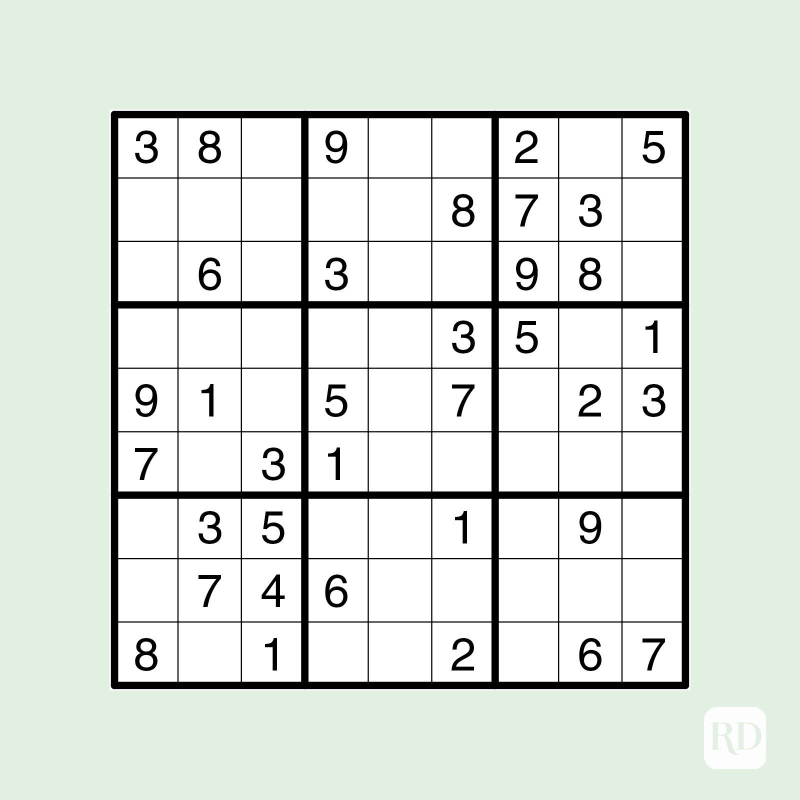
#> input picture su.jpg, 1600 x 1600 px, given as the content of the folder Digits, which was not available (shown at 1/2 size)
$ jupyter execute --allow-errors sudoko.ipynb
#> lines starting #> are read from the running program, lines starting #| are printed output that depends on the picture; after the words box and inside, x2 and y2 are one past the last pixel; in counts of white or black regions, pixels touching at a corner belong together; pictures that were not available may be replaced by others from this repository, and a replacement may not be noted
[cell 1]
#Loading Libraries

import numpy as np
import pandas as pd
import seaborn as sns
import matplotlib.pyplot as plt
import os, random
import cv2
from glob import glob
import sklearn
from sklearn.model_selection import train_test_split
import tensorflow as tf
from tensorflow import keras
from tensorflow.keras.preprocessing.image import ImageDataGenerator
from keras.preprocessing.image import ImageDataGenerator, load_img
from keras.utils.np_utils import to_categorical
from tensorflow.keras.models import Sequential
from tensorflow.keras.layers import Activation, Dropout, Dense, Flatten, BatchNormalization, Conv2D, MaxPooling2D
from tensorflow.keras.optimizers import RMSprop
from tensorflow.keras import backend as K
from tensorflow.keras.preprocessing import image
from sklearn.metrics import accuracy_score, classification_report
from pathlib import Path
from PIL import Image

[cell 2]
#Loading the data

data = os.listdir(r"Digits" )
data_X = []
data_y = []
data_classes = len(data)
for i in range (0,data_classes):
    data_list = os.listdir(r"Digits" +"/"+str(i))
    for j in data_list:
        pic = cv2.imread(r"Digits" +"/"+str(i)+"/"+j)
#> pic is the input picture: shape (1600, 1600, 3); mean B, G, R 221.5, 227.7, 221.1
        pic = cv2.resize(pic,(32,32))
#> pic: shape (32, 32, 3)
        data_X.append(pic)
        data_y.append(i)


if len(data_X) == len(data_y) :
    print("Total Dataponits = ",len(data_X))
#| Total Dataponits =  1

# Labels and images
data_X = np.array(data_X)
data_y = np.array(data_y)

#> (a cell that did not finish here is left out)

[cell 4]
# Preprocessing the images for neuralnet

# [5 lines left out: function Prep, not called in this run]

#> (the rest of this cell did not finish here and is left out)

#> (a cell that did not finish here is left out)

#> (a cell that did not finish here is left out)

#> (a cell that did not finish here is left out)

[cell 8]
# Randomly select an image from the dataset

folder=r"aug"

a=random.choice(os.listdir(folder))
print(a)
sudoku_a = cv2.imread(folder+'/'+a)
plt.figure()
plt.imshow(sudoku_a)
plt.show()

[cell 9]
#Preprocessing image to be read
sudoku_a = cv2.resize(sudoku_a, (450,450))
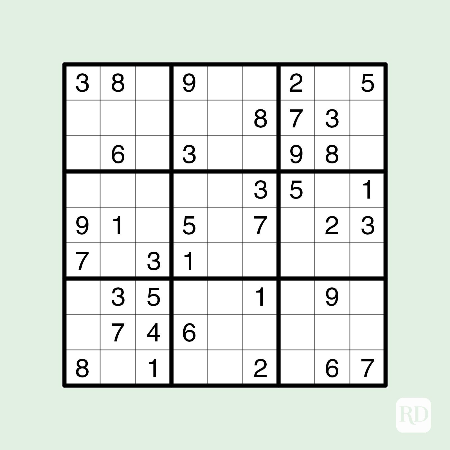
#> sudoku_a: shape (450, 450, 3); mean B, G, R 221.8, 227.9, 221.3

# function to greyscale, blur and change the receptive threshold of image
def preprocess(image):
    gray = cv2.cvtColor(image, cv2.COLOR_BGR2GRAY)
    blur = cv2.GaussianBlur(gray, (3,3),6)
    #blur = cv2.bilateralFilter(gray,9,75,75)
    threshold_img = cv2.adaptiveThreshold(blur,255,1,1,11,2)
    return threshold_img

threshold = preprocess(sudoku_a)
#> in preprocess, `blur = cv2.GaussianBlur(gray, (3,3),6)`:
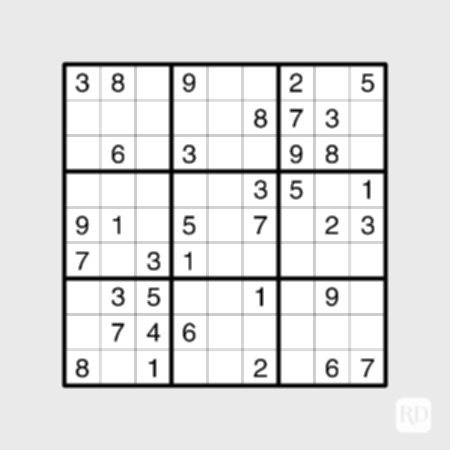
#> blur: shape (450, 450); min 0, max 255, mean 225.1
#> in preprocess, `threshold_img = cv2.adaptiveThreshold(blur,255,1,1,11,2)`:
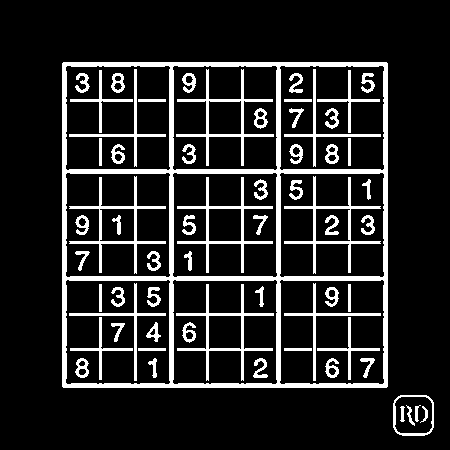
#> threshold_img: shape (450, 450); 13.7% white; 63 white regions

#let's look at what we have got
plt.figure()
plt.imshow(threshold)
plt.show()

[cell 10]
# Finding the outline of the sudoku puzzle in the image
contour_1 = sudoku_a.copy()
contour_2 = sudoku_a.copy()
contour, hierarchy = cv2.findContours(threshold,cv2.RETR_EXTERNAL,cv2.CHAIN_APPROX_SIMPLE)
#> contour = 2 contours; box (x1, y1, x2, y2) and area: (62, 62, 388, 388) 105623, (393, 395, 434, 436) 1509
cv2.drawContours(contour_1, contour,-1,(0,255,0),3)
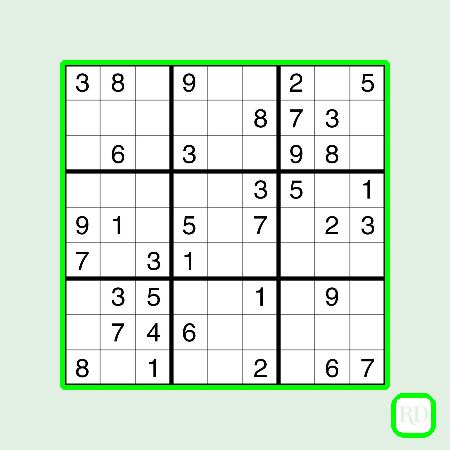
#> contour_1: shape (450, 450, 3); 3.53% of pixels changed, all inside (x1, y1, x2, y2) = (60, 60, 436, 438)

#let's see what we got
plt.figure()
plt.imshow(contour_1)
plt.show()

[cell 11]
def main_outline(contour):
    biggest = np.array([])
    max_area = 0
    for i in contour:
        area = cv2.contourArea(i)
        if area >50:
            peri = cv2.arcLength(i, True)
            approx = cv2.approxPolyDP(i , 0.02* peri, True)
            if area > max_area and len(approx) ==4:
                biggest = approx
                max_area = area
    return biggest ,max_area

def reframe(points):
    points = points.reshape((4, 2))
    points_new = np.zeros((4,1,2),dtype = np.int32)
    add = points.sum(1)
    points_new[0] = points[np.argmin(add)]
    points_new[3] = points[np.argmax(add)]
    diff = np.diff(points, axis =1)
    points_new[1] = points[np.argmin(diff)]
    points_new[2] = points[np.argmax(diff)]
    return points_new

def splitcells(img):
    rows = np.vsplit(img,9)
    boxes = []
    for r in rows:
        cols = np.hsplit(r,9)
        for box in cols:
            boxes.append(box)
    return boxes


black_img = np.zeros((450,450,3), np.uint8)
biggest, maxArea = main_outline(contour)
#> the loop in main_outline, `for i in contour:` made 2 passes
#> (area, peri, biggest, max_area) on pass 2: (105623, 1297.7, [[63, 62], [62, 386], [386, 387], [387, 63]], 105623)
#> (area, peri) on pass 1: (1509, 145.9)
#> after the loop in main_outline, `for i in contour:`: max_area = 105623
#> biggest = [[63, 62], [62, 386], [386, 387], [387, 63]]; maxArea = 105623
if biggest.size != 0:
    biggest = reframe(biggest)
#> in reframe, `points = points.reshape((4, 2))`: points = [[63, 62], [62, 386], [386, 387], [387, 63]]
#> in reframe, `add = points.sum(1)`: add = [125, 448, 773, 450]
#> in reframe, `diff = np.diff(points, axis =1)`: diff = [-1, 324, 1, -324]
#> biggest = [[63, 62], [387, 63], [62, 386], [386, 387]]
    cv2.drawContours(contour_2,biggest,-1, (0,255,0),10)
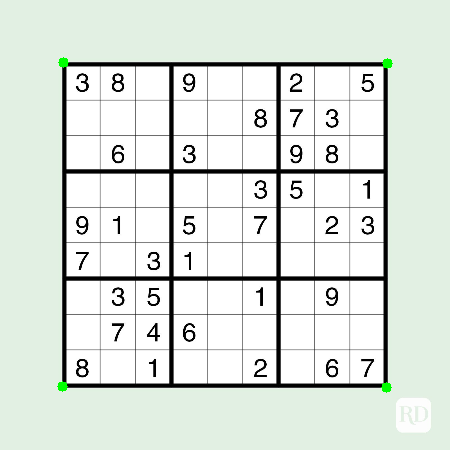
#> contour_2: shape (450, 450, 3); 0.16% of pixels changed, all inside (x1, y1, x2, y2) = (57, 57, 393, 393)
    pts1 = np.float32(biggest)
#> pts1 = [[63, 62], [387, 63], [62, 386], [386, 387]]
    pts2 = np.float32([[0,0],[450,0],[0,450],[450,450]])
    matrix = cv2.getPerspectiveTransform(pts1,pts2)
#> matrix = [[1.39, 0.00429, -87.76], [-0.00429, 1.39, -85.84], [-7.52e-22, 2.44e-19, 1]]
    imagewrap = cv2.warpPerspective(sudoku_a,matrix,(450,450))
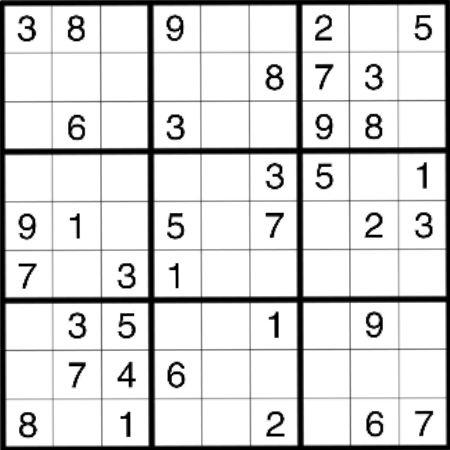
#> imagewrap: shape (450, 450, 3); mean B, G, R 219, 219, 219
    imagewrap =cv2.cvtColor(imagewrap, cv2.COLOR_BGR2GRAY)
#> imagewrap: shape (450, 450)

plt.figure()
plt.imshow(imagewrap)
plt.show()

[cell 12]
# Importing puzzle to be solved
puzzle = cv2.imread("su.jpg")

#let's see what we got
plt.figure()
plt.imshow(puzzle)
plt.show()

[cell 13]
# Resizing puzzle to be solved
puzzle = cv2.resize(puzzle, (450,450))
# Preprocessing Puzzle
su_puzzle = preprocess(puzzle)

# Finding the outline of the sudoku puzzle in the image
su_contour_1= su_puzzle.copy()
su_contour_2= sudoku_a.copy()
su_contour, hierarchy = cv2.findContours(su_puzzle,cv2.RETR_EXTERNAL,cv2.CHAIN_APPROX_SIMPLE)
#> su_contour has the same summary as contour
cv2.drawContours(su_contour_1, su_contour,-1,(0,255,0),3)
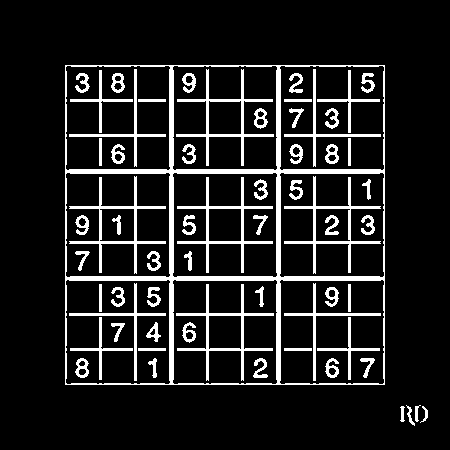
#> su_contour_1: shape (450, 450); 11.6% white; 62 white regions, largest, box (x1, y1, x2, y2) and area: (65, 65, 385, 385) 8440, (176, 69, 274, 166) 1122, (176, 284, 274, 381) 1122

black_img = np.zeros((450,450,3), np.uint8)
su_biggest, su_maxArea = main_outline(su_contour)
#> the loop in main_outline (call 2), `for i in contour:` made 2 passes
#> su_biggest = [[63, 62], [62, 386], [386, 387], [387, 63]]; su_maxArea = 105623
if su_biggest.size != 0:
    su_biggest = reframe(su_biggest)
#> su_biggest = [[63, 62], [387, 63], [62, 386], [386, 387]]
    cv2.drawContours(su_contour_2,su_biggest,-1, (0,255,0),10)
    su_pts1 = np.float32(su_biggest)
#> su_pts1 = [[63, 62], [387, 63], [62, 386], [386, 387]]
    su_pts2 = np.float32([[0,0],[450,0],[0,450],[450,450]])
    su_matrix = cv2.getPerspectiveTransform(su_pts1,su_pts2)
#> su_matrix has the same summary as matrix
    su_imagewrap = cv2.warpPerspective(puzzle,su_matrix,(450,450))
    su_imagewrap =cv2.cvtColor(su_imagewrap, cv2.COLOR_BGR2GRAY)

plt.figure()
plt.imshow(su_imagewrap)
plt.show()

[cell 14]
sudoku_cell = splitcells(su_imagewrap)
#> in splitcells, `rows = np.vsplit(img,9)`: rows = 9 items
#> the loop in splitcells, `for r in rows:` made 9 passes
#> after the loop in splitcells, `for r in rows:`: boxes = 81 items
#> sudoku_cell = 81 items
#Let's have alook at the last cell
plt.figure()
plt.imshow(sudoku_cell[58])
plt.show()
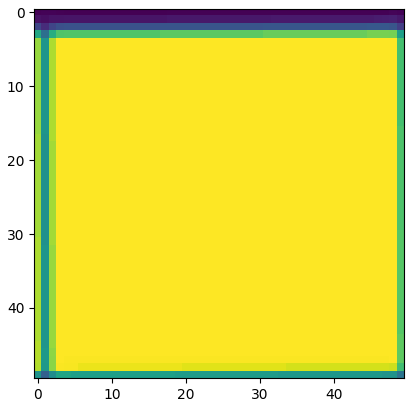
#> figure drawn by matplotlib, 1 panel

[cell 15]
# The sudoku_cell's output includes the boundaries this could lead to misclassifications by the model
# I am cropping the cells to avoid that
# sneeking in a bit of PIL lib as cv2 was giving some weird error that i couldn't ward off

def CropCell(cells):
    Cells_croped = []
    for image in cells:

        img = np.array(image)
        img = img[4:46, 6:46]
        img = Image.fromarray(img)
        Cells_croped.append(img)

    return Cells_croped

sudoku_cell_croped= CropCell(sudoku_cell)
#> the loop in CropCell, `for image in cells: ` made 81 passes
#> pass 2, in CropCell, `img = img[4:46, 6:46]`:
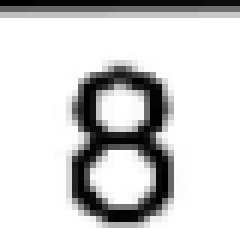
#> img: shape (42, 40) (shown 6 times larger); min 0, max 255, mean 211.5
#> sudoku_cell_croped = 81 items
#Let's have alook at the last cell
plt.figure()
plt.imshow(sudoku_cell_croped[58])
plt.show()
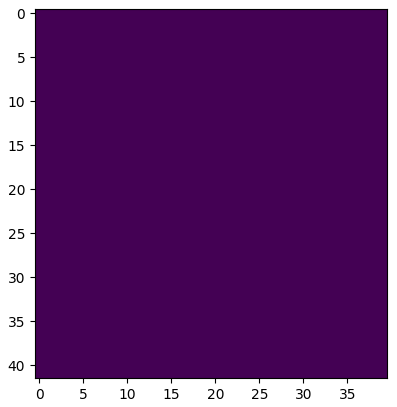
#> figure drawn by matplotlib, 1 panel
